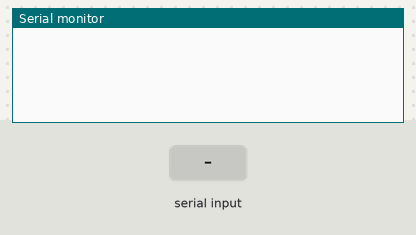
The sketch below on a simulated Arduino Uno, built with avr-gcc and run on an emulated ATmega328P. Parts: the last lines printed to the serial monitor. Inputs (shaded band) come from the test bench.

Above: at 1.2 s.
1.3 s: "F" received over the second serial link
At 2.5 s:
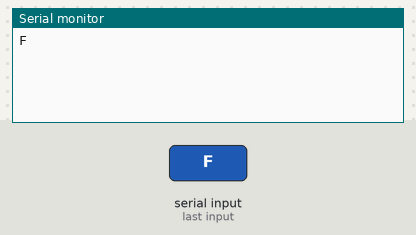
2.8 s: "B" received over the second serial link
At 3.8 s:
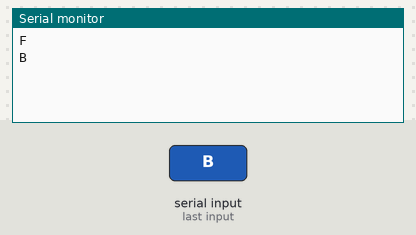
4.3 s: "R" received over the second serial link
At 4.9 s:
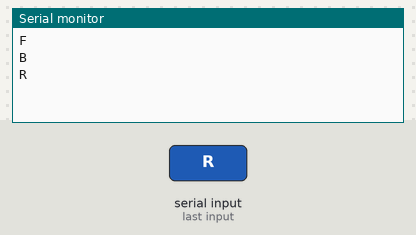
5.8 s: "L" received over the second serial link
At 7.0 s:
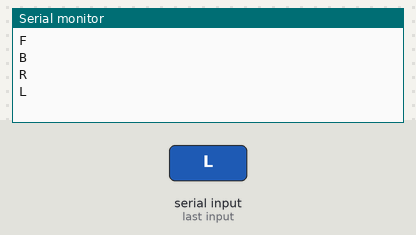
7.3 s: "G" received over the second serial link
At 8.4 s:
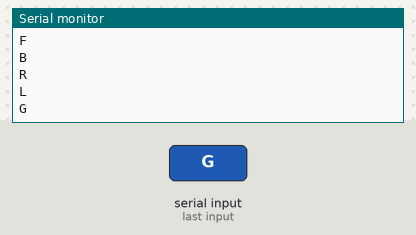
8.8 s: "I" received over the second serial link
At 9.5 s:
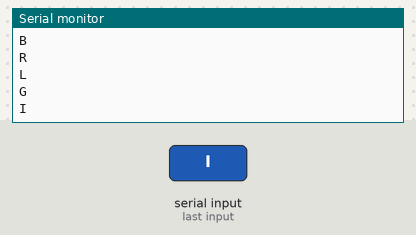

Measured:
- after the input at 1.3 s, the serial monitor: prints a new line at once (image 1)
- after the input at 2.8 s, the serial monitor: prints a new line at once (image 2)
- after the input at 4.3 s, the serial monitor: prints a new line at once (image 3)
- after the input at 5.8 s, the serial monitor: prints a new line at once (image 4)
- after the input at 7.3 s, the serial monitor: prints a new line at once (image 5)
- after the input at 8.8 s, the serial monitor: prints a new line at once (image 6)

The sketch:

BluetoothRC.ino
```cpp
#define motor1IN1 4
#define motor1IN2 5
#define motor1IN3 6
#define motor1IN4 7
#include<SoftwareSerial.h>
SoftwareSerial BT(10,11); // 10 rx and 11 tx
char c;

void setup()
{
Serial.begin(9600);
BT.begin(9600);
}

void loop()
{
  while(BT.available())
  {
  delay(10);
  c=BT.read();

  Serial.println(c);
  switch(c)
    {
    case 'F':
      forward();
      break;
    case 'B':
      backward();
      break;
    case 'R':
     right();
     break;
    case 'L':
     left();
      break;
     case 'G':
      hardleft();
      break;
    case 'I':
      hardright();
      break;
    case 'S':
      brake();
      break;
     }
  }
}

void brake()
{

      digitalWrite(motor1IN1,LOW);
      digitalWrite(motor1IN2,LOW);
      digitalWrite(motor1IN3,LOW);
      digitalWrite(motor1IN4,LOW);
      BT.println("/n Brake");

}

void backward()
{

    digitalWrite(motor1IN1,LOW);
    digitalWrite(motor1IN2,HIGH);
    digitalWrite(motor1IN3,LOW);
    digitalWrite(motor1IN4,HIGH);
   BT.println("/n backward");
}

void forward()
{

    digitalWrite(motor1IN1,HIGH);
    digitalWrite(motor1IN2,LOW);
    digitalWrite(motor1IN3,HIGH);
    digitalWrite(motor1IN4,LOW);
    BT.println("/n forward");
}

void right()//forward right
{

    digitalWrite(motor1IN1,HIGH);
    digitalWrite(motor1IN2,LOW);
    digitalWrite(motor1IN3,LOW);
    digitalWrite(motor1IN4,HIGH);
    BT.println("/n hardright");
}


void left()//forward left
{
    digitalWrite(motor1IN1,LOW);
    digitalWrite(motor1IN2,HIGH);
    digitalWrite(motor1IN3,HIGH);
    digitalWrite(motor1IN4,LOW);
    BT.println("/n hardleft");
}


void hardleft()
{
    digitalWrite(motor1IN1,LOW);
    digitalWrite(motor1IN2,LOW);
    digitalWrite(motor1IN3,HIGH);
    digitalWrite(motor1IN4,LOW);
    BT.println("/n left");
    }


void hardright()
{

    digitalWrite(motor1IN1,HIGH);
    digitalWrite(motor1IN2,LOW);
    digitalWrite(motor1IN3,LOW);
    digitalWrite(motor1IN4,LOW);
    BT.println("/n right");
    }
```
